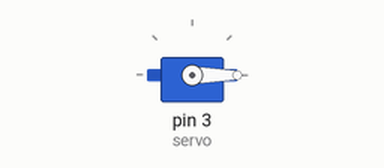
Recording of a sketch running on a simulated Arduino Uno, built with avr-gcc and run on an emulated ATmega328P. On the bench: servo.

Above: at 2.05 s.
At 4.05 s:
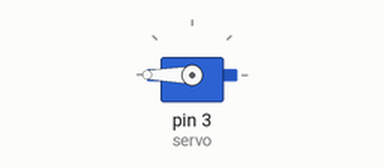
At 6.0 s:
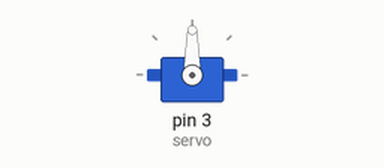
Timing chart, 0 to 7.2 s (numbered marks = the images above):
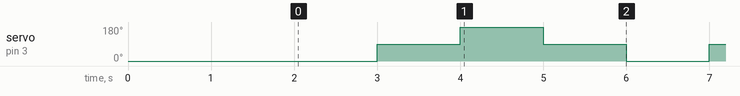

The sketch:

Servo.ino
```cpp
#include <Servo.h>

Servo servo;

void setup() {
  servo.attach(3);  //D4
  servo.write(0);
  delay(2000);
}

void loop() {
  servo.write(0);
  delay(1000);
  servo.write(90);
  delay(1000);
  servo.write(180);
  delay(1000);
  servo.write(90);
  delay(1000);
}
```

Measured:
- by itself, servo on pin 3 (servo): repeats every 4.0 s: 180° 1.0 s, 90° 1.0 s, 0° 1.0 s, 90° 1.0 s
